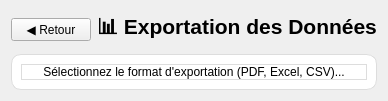
      <widget class="QWidget" name="pageExportEmployes">
       <layout class="QVBoxLayout" name="layoutExportEmployes">
        <item>
         <layout class="QHBoxLayout" name="headerExportEmploye">
          <item>
           <widget class="QPushButton" name="btnRetourExportEmploye">
            <property name="text">
             <string>◀ Retour</string>
            </property>
           </widget>
          </item>
          <item>
           <widget class="QLabel" name="labelTitleExportEmploye">
            <property name="font">
             <font>
              <pointsize>16</pointsize>
              <bold>true</bold>
             </font>
            </property>
            <property name="text">
             <string>📊 Exportation des Données</string>
            </property>
           </widget>
          </item>
          <item>
           <spacer name="spacerExportEmploye">
            <property name="orientation">
             <enum>Qt::Orientation::Horizontal</enum>
            </property>
            <property name="sizeHint" stdset="0">
             <size>
              <width>0</width>
              <height>0</height>
             </size>
            </property>
           </spacer>
          </item>
         </layout>
        </item>
        <item>
         <widget class="QFrame" name="frameExportPlaceholder">
          <property name="styleSheet">
           <string notr="true">background-color: white; border-radius: 10px; border: 1px solid #ddd;</string>
          </property>
          <layout class="QVBoxLayout" name="layoutExportContent">
           <item>
            <widget class="QLabel" name="labelExportMsg">
             <property name="text">
              <string>Sélectionnez le format d'exportation (PDF, Excel, CSV)...</string>
             </property>
             <property name="alignment">
              <set>Qt::AlignmentFlag::AlignCenter</set>
             </property>
            </widget>
           </item>
          </layout>
         </widget>
        </item>
       </layout>
      </widget>
